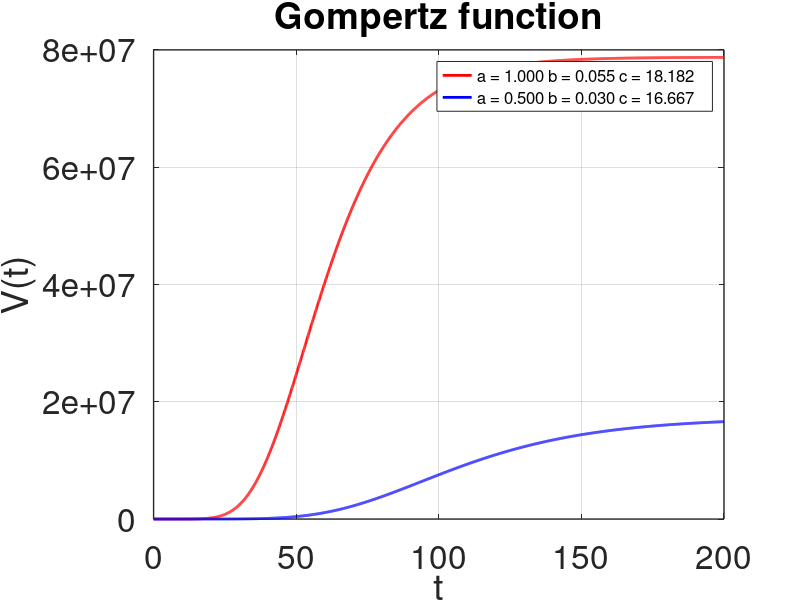

This chart was generated by the following MATLAB code:
v0=1                     % initial value
%t=linspace(0, 4, 100)  % define a t var in linspace with range 0..10 step 0.1 
t = 0:0.1:200            % define a t vector - with range 0..10 step 0.1 

% first case %
a=1
b=0.055
c=a/b
lgnd1 = sprintf("a = %1.3f b = %1.3f c = %2.3f", a, b, c)

printf("First case: %s\n\n", lgnd1)
v1=v0*exp(c*(1-exp(-b*t)))

% second case a=4.6 b=1.8 %
a=0.5
b=0.03
c=a/b
lgnd2 = sprintf("a = %1.3f b = %1.3f c = %2.3f", a, b, c)
printf("Second case: %s\n\n", lgnd2)
v2=v0*exp(c*(1-exp(-b*t)))

% third case a=9 b=5 %
%a=1
%b=0.08
%c=a/b
%lgnd3 = sprintf("a = %1.3f b = %1.3f c = %2.3f", a, b, c)
%printf("Third case: %s\n\n", lgnd3)
%v3=v0*exp(c*(1-exp(-b*t)))

% forth case a=3.6 b=2 %
%a=0.5
%b=0.06
%c=a/b
%lgnd4 = sprintf("a = %1.3f b = %1.3f c = %2.3f", a, b, c)
%printf("Forth case: %s\n\n", lgnd4)
%v4=v0*exp(c*exp(1-exp(-b*t)))


% define display characteristics for the graphs
% line thickness is 2
% first will displayed red, second blue third yellow forth black 
plot(t, v1,' r', 'linewidth', 2, t, v2, ' b', 'linewidth', 2) 


% set grid on
grid on                                   

% additional display properties
set(gca, 'fontsize', 24, 'linewidth', 1)  
title('Gompertz function')
xlabel('t')                    % x-axis legend
ylabel('V(t)')                 % y-axis legend 

lgnd ={lgnd1, lgnd2};   % prepare the legend string
% specify where legend will be displayed
legend (lgnd, "location", "northeast");                
set (legend, "fontsize", 12);
